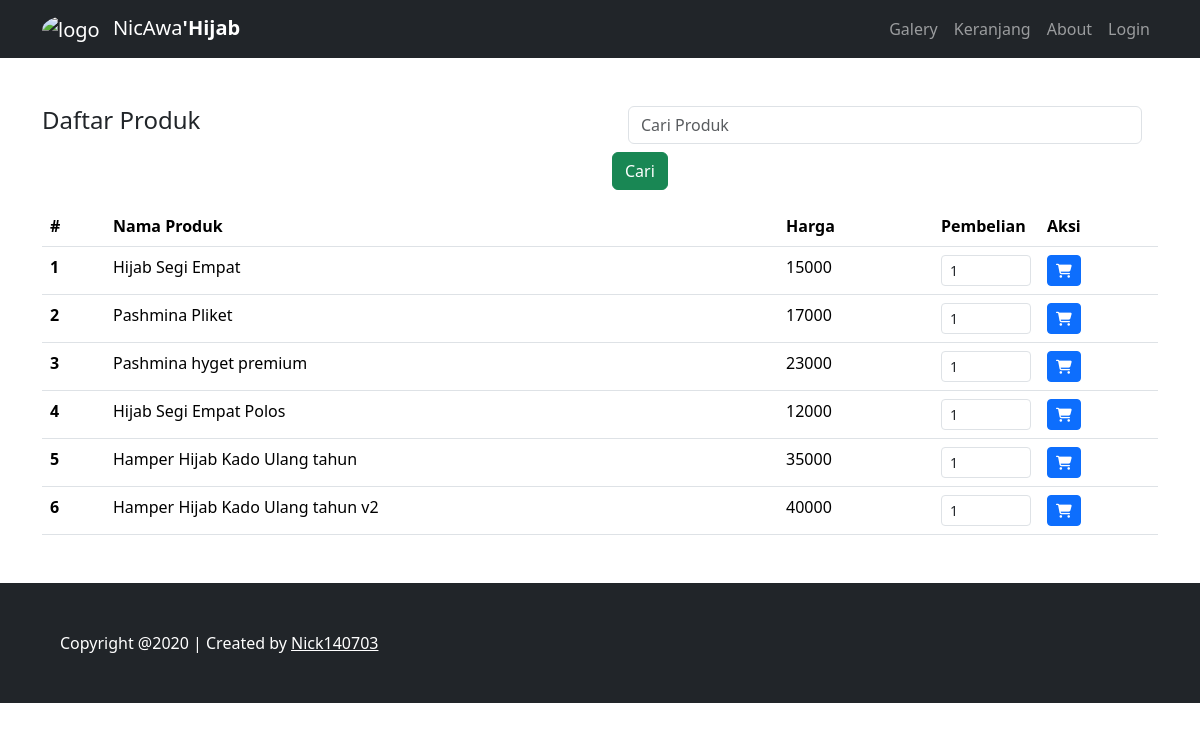
Page /keranjang.php on the committed database.
### tables this page shows
CREATE TABLE `tb_produk` (
  `id` int(10) UNSIGNED NOT NULL,
  `nama_produk` varchar(50) NOT NULL,
  `harga` float NOT NULL,
  `stok` int(11) NOT NULL
);

### keranjang.php (the view, shortened to what this page needs)
<?php
$conn = mysqli_connect('localhost', 'root', '', 'shopping-cart');
  if (!isset($_GET['cari'])) {
    $query = mysqli_query($conn, "SELECT * FROM tb_produk");
  } else {
    $query = mysqli_query($conn, "SELECT * FROM tb_produk WHERE nama_produk LIKE '%" . $_GET['cari'] . "%'");
  }
  require_once 'header.php';
    ?>
    <div class="container mt-5 ">
      <div class="row mb-2">
        <div class="col">
          <h4>Daftar Produk</h4>
        </div>
        <div class="col">
          <form class="form-inline pull-right" action="" method="GET">
            <div class="form-group mx-sm-3 mb-2">
              <input type="text" name="cari" class="form-control" placeholder="Cari Produk">
            </div>
            <button type="submit" class="btn btn-success mb-2">Cari</button>
          </form>
        </div>
      </div>
      <table class="table">
        <thead class="thead-light">
          <tr>
            <th scope="col">#</th>
            <th scope="col">Nama Produk</th>
            <th scope="col">Harga</th>
            <th scope="col">Pembelian</th>
            <th scope="col">Aksi</th>
          </tr>
        </thead>
        <tbody>
          <?php
          $no = 1;
          while ($dt = $query->fetch_assoc()) :
            ?>
            <form method="POST" action="<?= $_SERVER['PHP_SELF']; ?>">
              <tr>
                <th scope="row"><?= $no++; ?></th>
                <td><?= $dt['nama_produk']; ?></td>
                <td><?= $dt['harga']; ?></td>
                <td width="106">
                  <input class="form-control form-control-sm" type="number" name="pembelian" value="1" min="1" max="<?= $dt['stok']; ?>"></td>
                  <td>
                    <button class="btn btn-primary btn-sm" type="submit" name="submit">
                      <i class="fa fa-shopping-cart"></i>
                    </button>
                  </td>
                </tr>
              </form>
            <?php endwhile; ?>
          </tbody>
        </table>
      </div>
<?php require_once 'footer.php'; ?>

### rows in the picture
tb_produk: nama_produk "Hijab Segi Empat", harga "15000"
tb_produk: nama_produk "Pashmina Pliket", harga "17000"
tb_produk: nama_produk "Pashmina hyget premium", harga "23000"
tb_produk: nama_produk "Hijab Segi Empat Polos", harga "12000"
tb_produk: nama_produk "Hamper Hijab Kado Ulang tahun", harga "35000"
tb_produk: nama_produk "Hamper Hijab Kado Ulang tahun v2", harga "40000"
